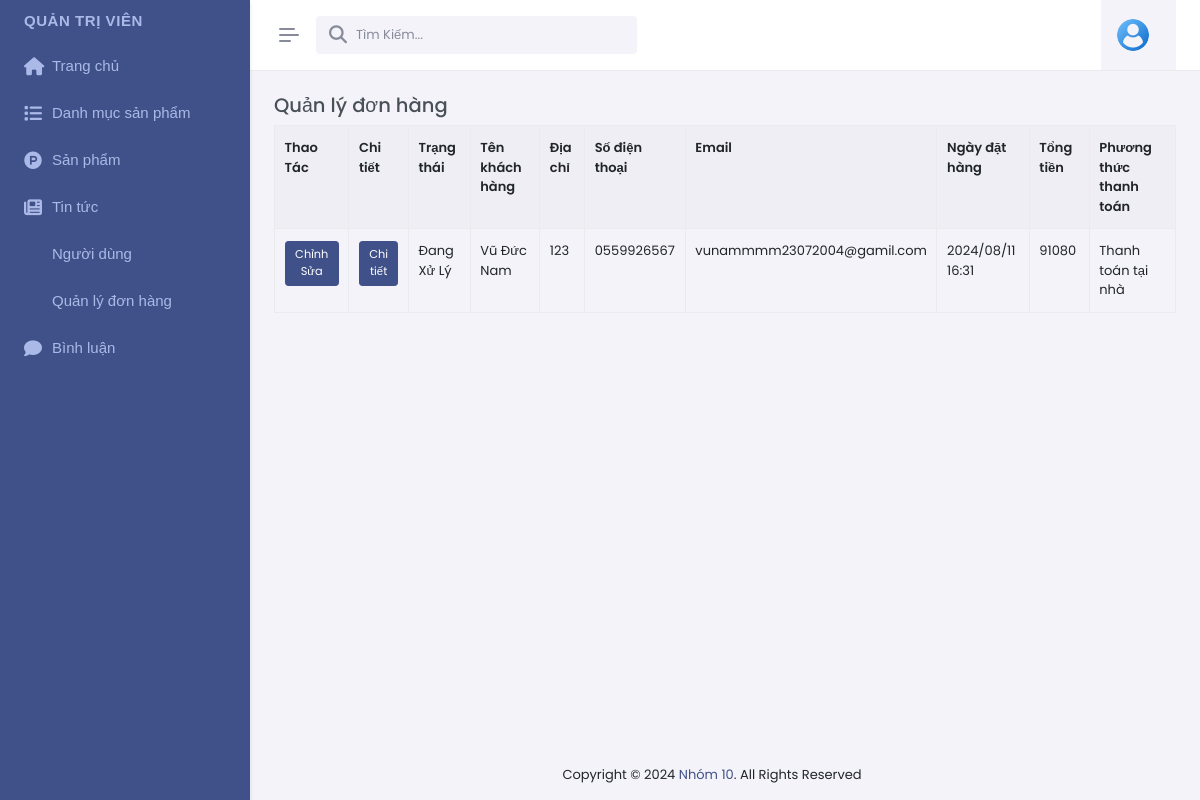
/admin/index.php?act=qldh (signed in), run on an earlier commit of the app's database.
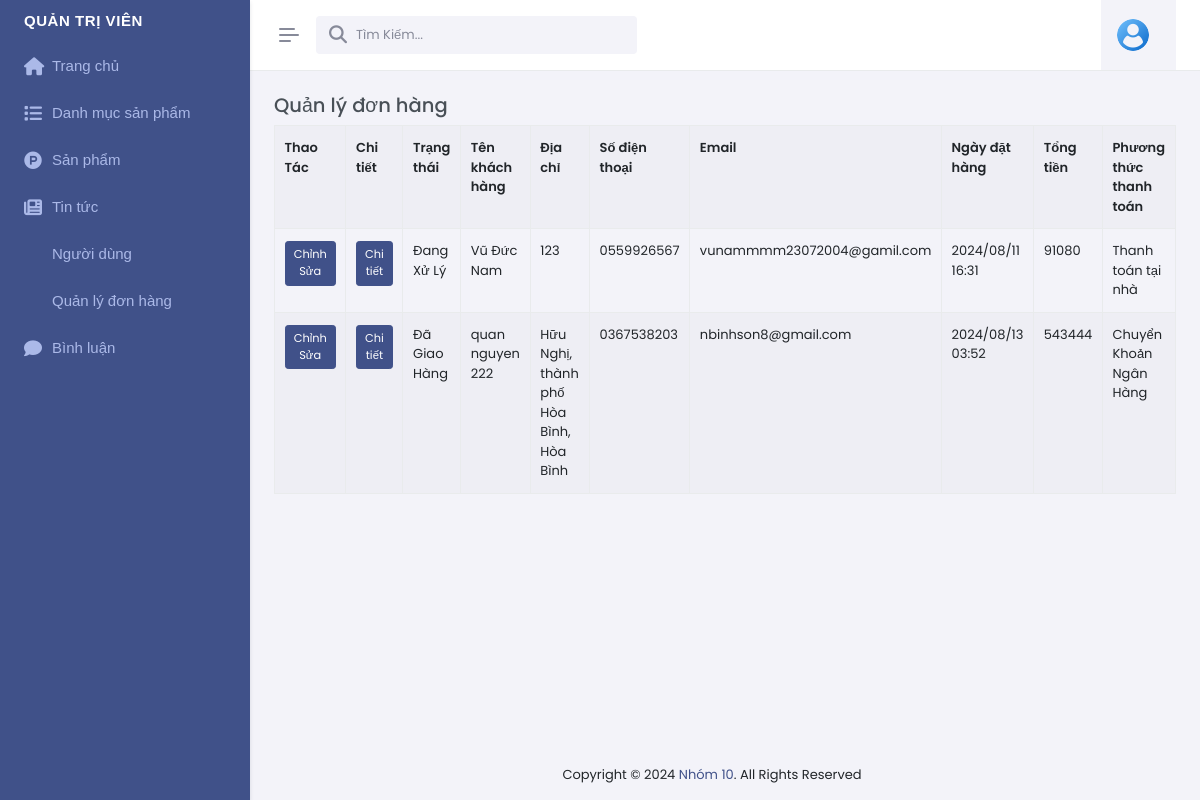
And on a later commit of the database.
### tables this page shows
CREATE TABLE `bill` (
  `id` int NOT NULL,
  `idtk` varchar(999) DEFAULT NULL,
  `billname` varchar(255) NOT NULL,
  `billdiachi` text NOT NULL,
  `billsdt` varchar(50) NOT NULL,
  `billemail` varchar(255) NOT NULL,
  `billpttt` text COMMENT '1.Thanh toán trực tiếp 2.Chuyển khoản 3.Thanh toán online',
  `ngaydathang` varchar(999) DEFAULT NULL,
  `total` int NOT NULL DEFAULT '0',
  `billstatus` tinyint(1) DEFAULT '0' COMMENT '0.Đơn hàng mới 1.Đang sử lý 2.Đang giao hàng 3.Đã giao hàng',
  `id_pro` text,
  `amount` varchar(255) DEFAULT NULL,
  `receiven_sdt` varchar(50) DEFAULT NULL
);

### model/pdo.php (called while the page is built, shortened)
<?php
function pdo_get_connection(){
    $dburl = "mysql:host=localhost;dbname=duan1;charset=utf8";
    $username = 'root';
    $password = '';
    $conn = new PDO($dburl, $username, $password);
    $conn->setAttribute(PDO::ATTR_ERRMODE, PDO::ERRMODE_EXCEPTION);
    return $conn;
}
function pdo_query($sql){
    $sql_args = array_slice(func_get_args(), 1);
    try{
        $conn = pdo_get_connection();
        $stmt = $conn->prepare($sql);
        $stmt->execute($sql_args);
        $rows = $stmt->fetchAll();
        return $rows;
    }
    catch(PDOException $e){
        throw $e;
    }
    finally{
        unset($conn);
    }
}

### admin/donhang/list.php (the view, shortened to what this page needs)
<div class="main-content">
    <div class="page-content">
        <div class="container-fluid">
            <div class="row mb-3 pb-1">
                <div class="col-md-12">
                    <div class="fromtitle">
                        <h4>Quản lý đơn hàng</h4>
                    </div>
                    <div class="fromcontent">
                        <div class="table-responsive dt-responsive">
                            <div class="dataTables_wrapper dt-bootstrap5">
                                <table id="dom-jqry" class="table table-striped table-bordered nowrap dataTable">
                                    <tr>
                                        <th>Thao Tác</th>
                                        <th>Chi tiết</th>
                                        <th>Trạng thái</th>
                                        <th>Tên khách hàng</th>
                                        <th>Địa chỉ</th>
                                        <th>Số điện thoại</th>
                                        <th>Email</th>
                                        <th>Ngày đặt hàng</th>
                                        <th>Tổng tiền</th>
                                        <th>Phương thức thanh toán</th>
                                    </tr>
                                    <?php
            foreach (pdo_query("SELECT * FROM `bill` ") as $quanli) {
             extract($quanli);
             $quanli = "index.php?act=ctdh&id=" . $id;
              echo '<tr>
              <td>
              <a href="?act=editdh&id='.$id.'" class="btn btn-primary btn-sm">Chỉnh Sửa</a>
              </td>
                     <td><a href="'.$quanli .'" class="btn btn-primary btn-sm">Chi tiết</a></td>
              <td>' . statusOrder($billstatus) . '</td>
              <td>' . $billname . '</td>
              <td>' . $billdiachi . '</td>
              <td>' . $billsdt . '</td>
              <td>' . $billemail . '</td>
               <td>' . $ngaydathang . '</td>
               <td>' . $total . '</td>
              <td>' . $billpttt . '</td>
          </tr>';
            }
            ?>
                                </table>
                            </div>
                        </div>
                    </div>
                </div>
            </div>
        </div>

### admin/nav.php (shortened to what this page needs)
<div class="app-menu navbar-menu">
   <div id="scrollbar">
      <div class="container-fluid">
         <ul class="navbar-nav" id="navbar-nav">
            <li class="menu-title" ><a class="nav-link menu-link" href="/duan1/admin/index.php" >Quản trị viên</span>
               </a></li>
            <li class="nav-item">
               <a class="nav-link menu-link" href="/duan1/admin/index.php">
                  <i class="fa-solid fa-home"></i> <span data-key="t-authentication">Trang chủ</span>
               </a>
            </li>
            <li class="nav-item">
               <a class="nav-link menu-link" href="/duan1/admin/index.php?act=dsdm">
               <i class="fa-solid fa-list"></i> <span data-key="t-authentication">Danh mục sản phẩm</span>
               </a>
            </li>
            <li class="nav-item">
               <a class="nav-link menu-link" href="/duan1/admin/index.php?act=dssp">
               <i class="fa-brands fa-product-hunt"></i> <span data-key="t-authentication">Sản phẩm</span>
               </a>
            </li>
            <li class="nav-item">
               <a class="nav-link menu-link" href="/duan1/admin/index.php?act=dstt">
               <i class="fa-solid fa-newspaper"></i> <span data-key="t-authentication">Tin tức</span>
               </a>
            </li>
            <li class="nav-item">
               <a class="nav-link menu-link" href="/duan1/admin/index.php?act=dskh">
               <i class="fa-light fa-users"></i><span data-key="t-authentication">Người dùng</span>
               </a>
            </li>
            <li class="nav-item">
               <a class="nav-link menu-link" href="/duan1/admin/index.php?act=qldh">
               <i class="fa-light fa-users"></i><span data-key="t-authentication">Quản lý đơn hàng</span>
               </a>
            </li>
            <li class="nav-item">
               <a class="nav-link menu-link" href="/duan1/admin/index.php?act=dsbl">
               <i class="fa-solid fa-comment"></i> <span data-key="t-authentication">Bình luận</span>
               </a>
            </li>
         </ul>
      </div>
   </div>
</div>

What changed in the data, as far as the page shows it:
added bill: billstatus "Đã Giao Hàng", billname "quan nguyen 222", billdiachi "Hữu Nghị, thành phố Hòa Bình, Hòa Bình", billsdt "0367538203", billemail "nbinhson8@gmail.com", ngaydathang "2024/08/13 03:52", total "543444", billpttt "Chuyển Khoản Ngân Hàng"
